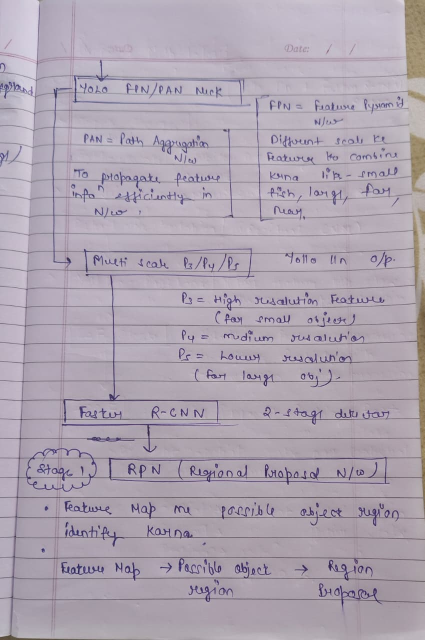
#> input picture Methodology/WhatsApp Image 2026-09-19 at 4.47.19 PM (1).jpeg, 849 x 1280 px (shown at 1/2 size)
$ python -i enhancement.py   (imports and definitions only)
#> lines starting #> are read from the running program, lines starting #| are printed output that depends on the picture
#> further down, picture is the input picture: shape (1280, 849, 3); mean B, G, R 176.7, 163.9, 173.7
"""Classical image enhancement: white balance, CLAHE, multi-scale Retinex (MSR).

All parameters come from config.yaml (model.enhancement.*). Functions operate
on BGR uint8 numpy images (OpenCV convention).
"""
from __future__ import annotations

import cv2
import numpy as np


# ---------------------------------------------------------------- white balance
def white_balance_gray_world(img_bgr: np.ndarray, strength: float = 1.0) -> np.ndarray:
    """Gray-world white balance: equalise channel means, blended by `strength`."""
#> called with strength = 1
    img = img_bgr.astype(np.float32)
    means = img.reshape(-1, 3).mean(axis=0)                      # (B,G,R)
#> means = [176.9, 163.8, 173.9]
    gray = means.mean()
#> gray = 171.5
    gains = gray / np.maximum(means, 1e-6)
#> gains = [0.97, 1.05, 0.986]
    gains = gains ** strength
    out = img * gains[None, None, :]
    return np.clip(out, 0, 255).astype(np.uint8)


def white_balance_percentile(img_bgr: np.ndarray, percentile: float = 2.0) -> np.ndarray:
    """Percentile-based white balance: stretch each channel by its dark percentile."""
    img = img_bgr.astype(np.float32)
    lo = np.percentile(img, percentile, axis=(0, 1))
    out = img - lo[None, None, :]
    out = np.clip(out / max(255.0 - lo.max(), 1e-6) * 255.0, 0, 255)
    return out.astype(np.uint8)


# ---------------------------------------------------------------------- CLAHE
def apply_clahe(img_bgr: np.ndarray, clip_limit: float = 2.0,
                tile_grid: int = 8) -> np.ndarray:
    """CLAHE on the L channel of LAB space (avoids per-channel colour drift)."""
#> called with clip_limit = 2, tile_grid = 8
    lab = cv2.cvtColor(img_bgr, cv2.COLOR_BGR2LAB)
#> lab: shape (1280, 849, 3); mean of channels 0, 1, 2 178.3, 127.9, 128.1
    clahe = cv2.createCLAHE(clipLimit=float(clip_limit), tileGridSize=(tile_grid, tile_grid))
    lab[..., 0] = clahe.apply(lab[..., 0])
#> lab: shape (1280, 849, 3); mean of channels 0, 1, 2 174.2, 127.9, 128.1
    return cv2.cvtColor(lab, cv2.COLOR_LAB2BGR)
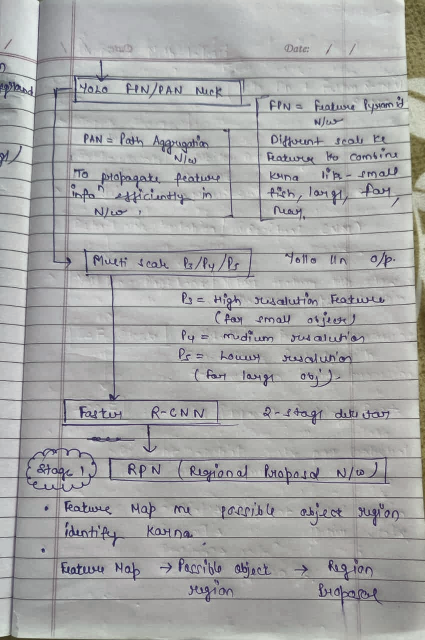
#> returned value: shape (1280, 849, 3) (shown at 1/2 size); mean B, G, R 167, 167.3, 166.9


# ------------------------------------------------------------- multi-scale Retinex
def _gaussian_blur(img: np.ndarray, sigma: float) -> np.ndarray:
    # large-sigma blur is computed at reduced resolution then upscaled (fast MSR)
    h, w = img.shape[:2]
    max_dim = 320
    if max(h, w) > max_dim and sigma > 10:
        f = max_dim / max(h, w)
        small = cv2.resize(img, (max(int(w * f), 8), max(int(h * f), 8)),
                           interpolation=cv2.INTER_AREA)
        s_small = sigma * f
        ksize = int(np.ceil(s_small * 3) * 2 + 1)
        blur = cv2.GaussianBlur(small, (ksize, ksize), s_small)
        return cv2.resize(blur, (w, h), interpolation=cv2.INTER_LINEAR)
    ksize = int(np.ceil(sigma * 3) * 2 + 1)
    return cv2.GaussianBlur(img, (ksize, ksize), sigma)


def multi_scale_retinex(img_bgr: np.ndarray, sigmas=(15, 80, 250),
                        eps: float = 1e-6) -> np.ndarray:
    """MSR on each colour channel: R_c = sum_k w_k * [log(I_c) - log(I_c * G_sigma_k)].

    Equal weights across scales by default.
    """
#> called with eps = 1e-06
    img = img_bgr.astype(np.float32) / 255.0
    log_img = np.log(np.maximum(img, eps))
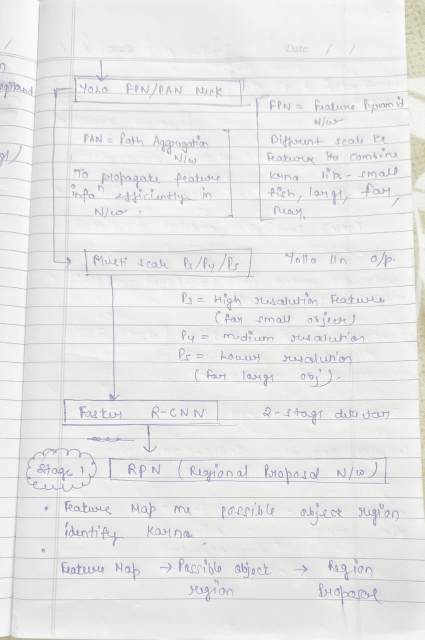
#> log_img: shape (1280, 849, 3) float32 (shown at 1/2 size); mean B, G, R -0.446, -0.45, -0.449; drawn with min black and max white
    accum = np.zeros_like(img)
    for sigma in sigmas:
        blur = _gaussian_blur(img, float(sigma))
        accum += log_img - np.log(np.maximum(blur, eps))
#> this loop made 3 passes
#> pass 1, in _gaussian_blur, `small = cv2.resize(img, (max(int(w * f), 8), max(int(h * f), 8)), inte..`:
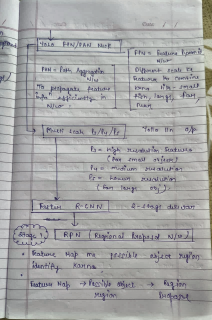
#> small: shape (320, 212, 3) float32; mean B, G, R 0.655, 0.656, 0.654
#> pass 1, in _gaussian_blur, `blur = cv2.GaussianBlur(small, (ksize, ksize), s_small)`:
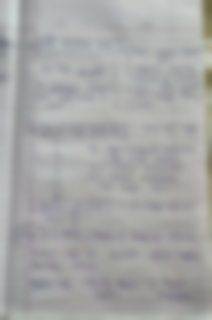
#> blur: shape (320, 212, 3) float32; mean B, G, R 0.655, 0.656, 0.655
#> after the loop:
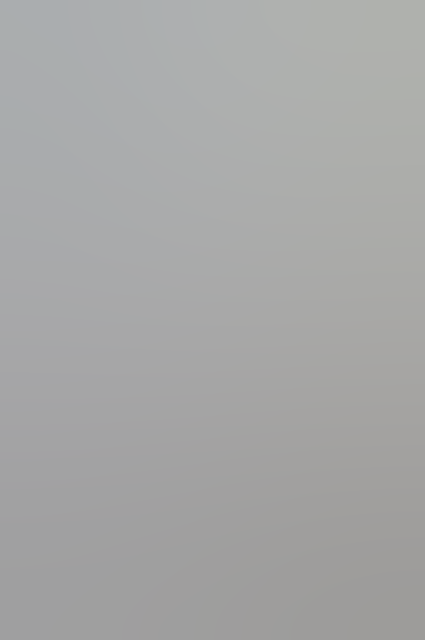
#> blur: shape (1280, 849, 3) float32 (shown at 1/2 size); mean B, G, R 0.655, 0.656, 0.654
    accum /= len(sigmas)
    # normalise contrast: scale by per-image std for stable dynamic range
    std = accum.std()
#> std = 0.235
    out = accum * (0.25 / max(std, 1e-6))
    out = (out + 0.5) * 255.0
    return np.clip(out, 0, 255).astype(np.uint8)
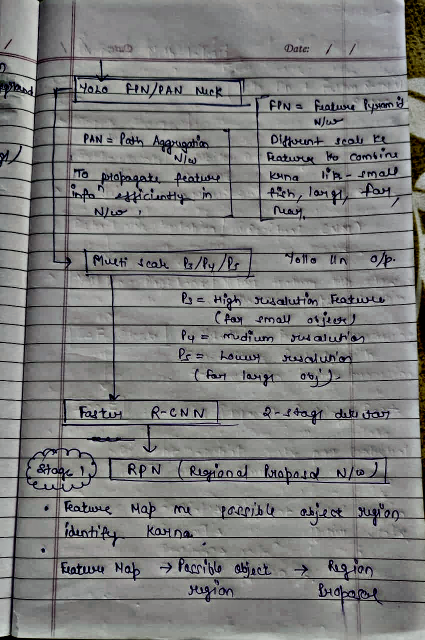
#> returned value: shape (1280, 849, 3) (shown at 1/2 size); mean of channels 0, 1, 2 125.2, 126.1, 125.8; drawn as B, G, R


# --------------------------------------------------------------------- pipeline
class ImageEnhancer:
    """Full enhancementchain: white balance -> CLAHE -> MSR.

    Returns intermediate stages so the UI can visualise every step.
    """

    def __init__(self, cfg: dict | None = None):
        cfg = cfg or {}
        self.white_balance_enabled = bool(cfg.get("white_balance", True))
        clahe_cfg = cfg.get("clahe", {}) or {}
        self.clahe_enabled = bool(clahe_cfg.get("enabled", True))
        self.clahe_clip = float(clahe_cfg.get("clip_limit", 2.0))
        self.clahe_grid = int(clahe_cfg.get("tile_grid", 8))
        rx_cfg = cfg.get("retinex", {}) or {}
        self.retinex_enabled = bool(rx_cfg.get("enabled", True))
        self.sigmas = list(rx_cfg.get("sigmas", [15, 80, 250]))

    def process(self, img_bgr: np.ndarray) -> dict:
        """Returns dict with keys: original, white_balance, clahe, msr, enhanced."""
        stages = {"original": img_bgr.copy()}
        img = img_bgr
        if self.white_balance_enabled:
            img = white_balance_gray_world(img)
            stages["white_balance"] = img.copy()
        if self.clahe_enabled:
            img = apply_clahe(img, self.clahe_clip, self.clahe_grid)
            stages["clahe"] = img.copy()
        if self.retinex_enabled:
            img = multi_scale_retinex(img, self.sigmas)
            stages["msr"] = img.copy()
        stages["enhanced"] = img.copy()
        # fill any missing intermediate stage with the previous image so the UI
        # can always render a full 5-panel comparison
        prev = stages["original"]
        for key in ("white_balance", "clahe", "msr"):
            stages.setdefault(key, prev.copy())
            prev = stages[key]
#> after the loop, stages = 5 items
        return stages

>>> import cv2
>>> picture = cv2.imread('../Methodology/WhatsApp Image 2026-09-19 at 4.47.19 PM (1).jpeg')
>>> result = ImageEnhancer().process(picture)
#> result = 5 items

$ run again, on Methodology/WhatsApp Image 2026-09-19 at 4.47.19 PM (2).jpeg
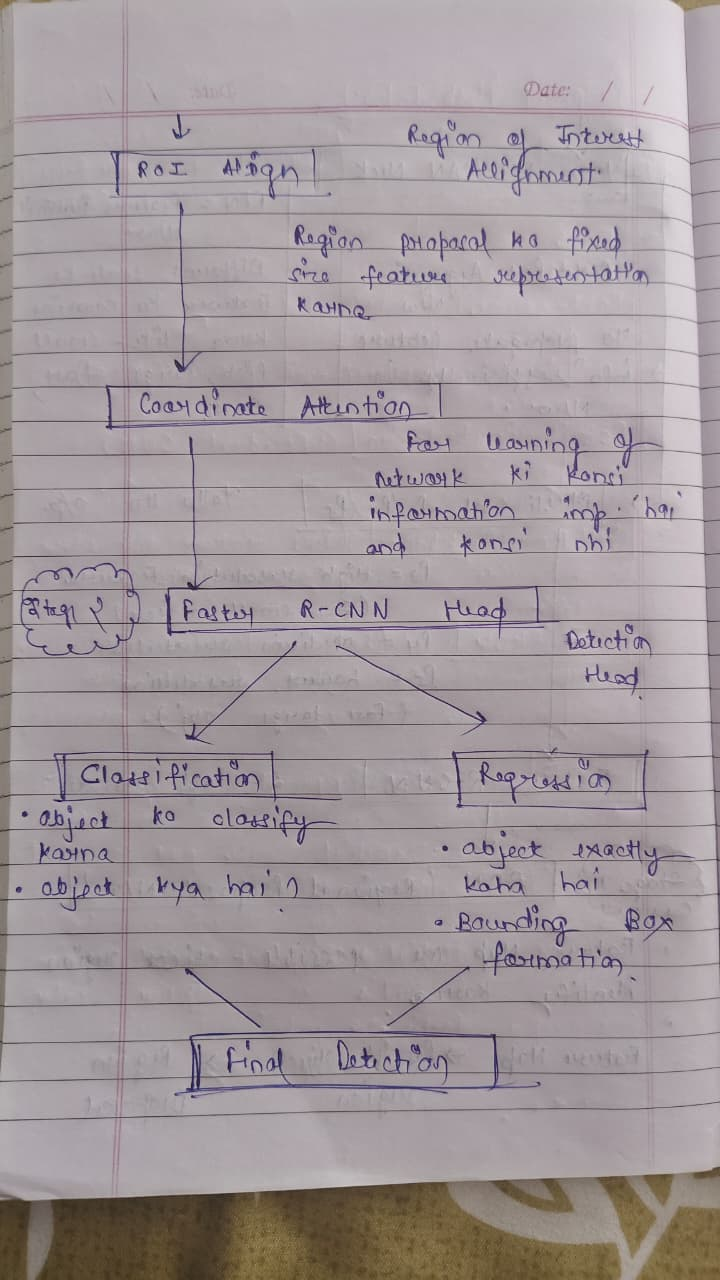
#> input picture Methodology/WhatsApp Image 2026-09-19 at 4.47.19 PM (2).jpeg, 720 x 1280 px
#> picture is the input picture: shape (1280, 720, 3); mean B, G, R 155.6, 152.3, 161.9
#> means = [155.6, 152.3, 161.9]
#> gray = 156.6
#> gains = [1.01, 1.03, 0.967]
#> after the loop in multi_scale_retinex, `for sigma in sigmas:`:
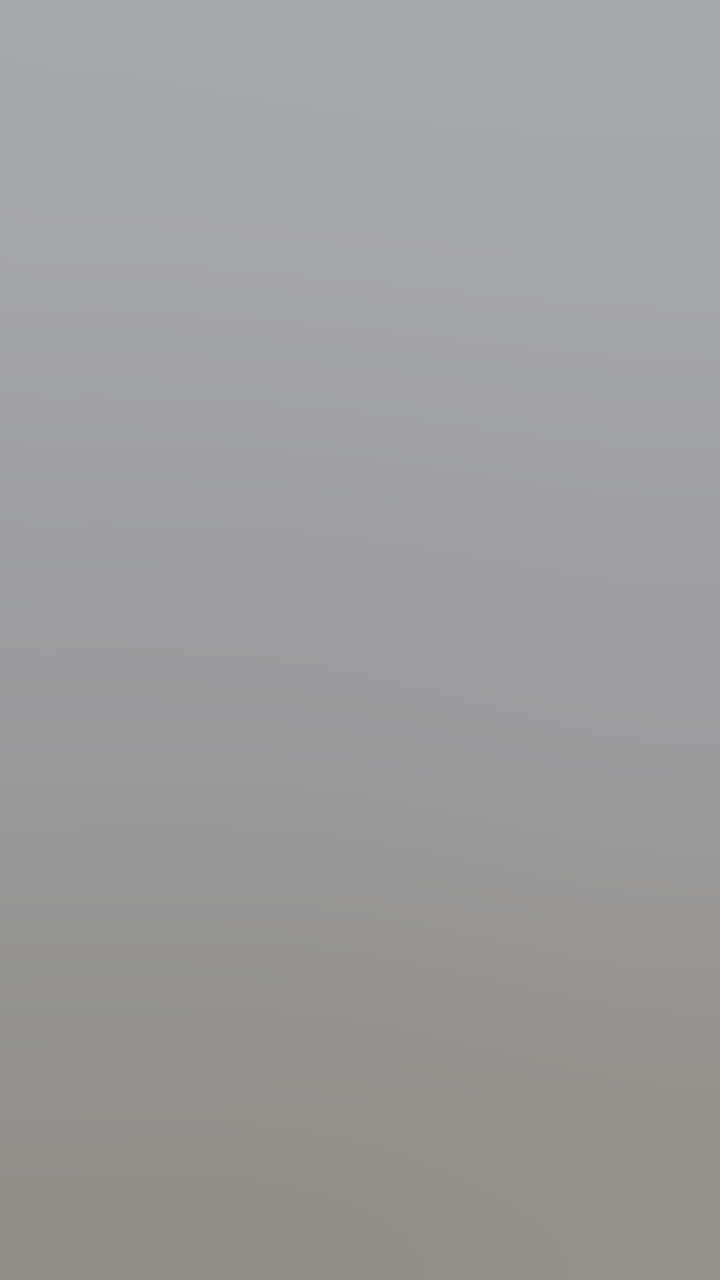
#> blur: shape (1280, 720, 3) float32; mean B, G, R 0.617, 0.614, 0.614
#> std = 0.319
#> in multi_scale_retinex, `return np.clip(out, 0, 255).astype(np.uint8)`:
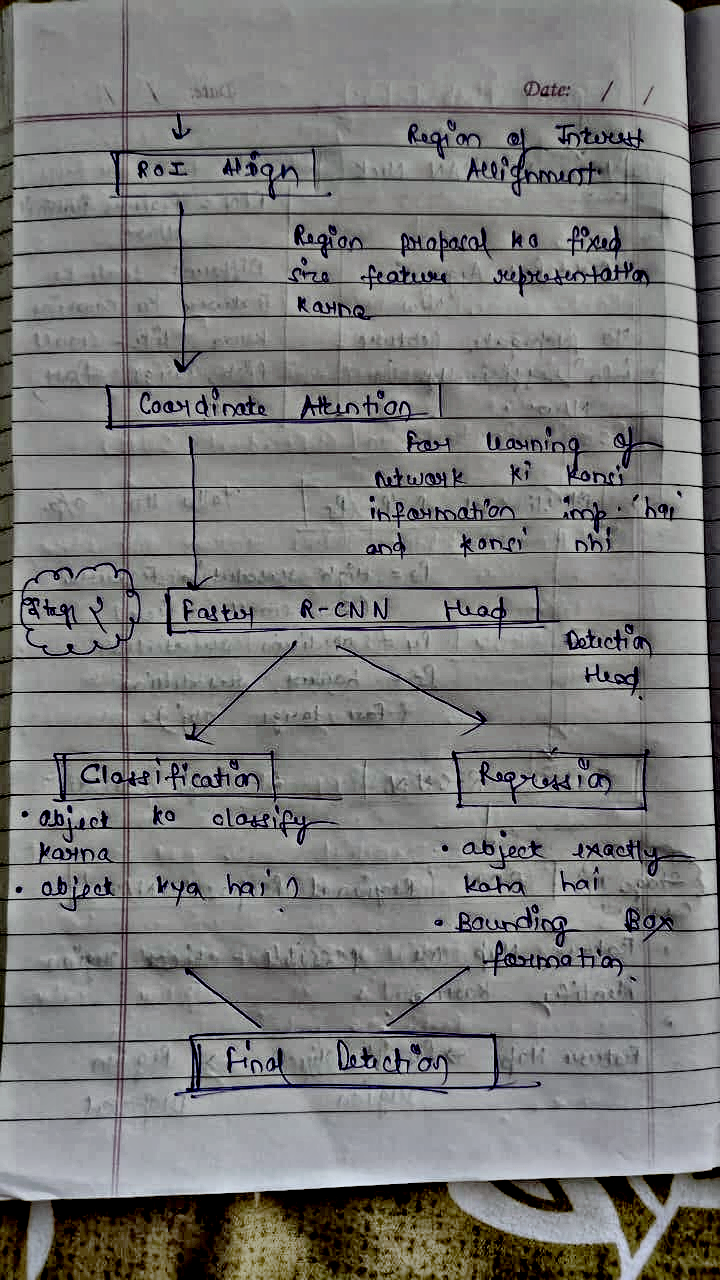
#> returned value: shape (1280, 720, 3); mean of channels 0, 1, 2 121.7, 122.7, 122.9; drawn as B, G, R
#> after the loop in process, `for key in ("white_balance", "clahe", "msr"):`: stages = 5 items

$ run again, on Methodology/WhatsApp Image 2026-09-19 at 4.47.19 PM.jpeg
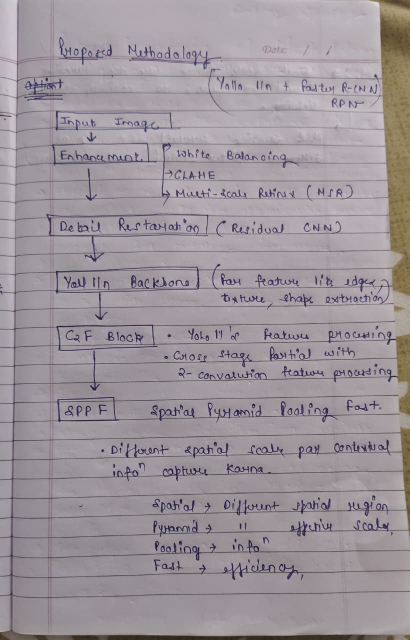
#> input picture Methodology/WhatsApp Image 2026-09-19 at 4.47.19 PM.jpeg, 819 x 1280 px (shown at 1/2 size)
#> picture is the input picture: shape (1280, 819, 3); mean B, G, R 155.1, 148.8, 157.2
#> means = [155.3, 148.8, 157.3]
#> gray = 153.8
#> gains = [0.99, 1.03, 0.978]
#> the loop in multi_scale_retinex, `for sigma in sigmas:` made 3 passes
#> pass 1, in _gaussian_blur, `blur = cv2.GaussianBlur(small, (ksize, ksize), s_small)`:
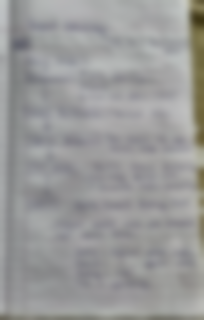
#> blur: shape (320, 204, 3) float32; mean B, G, R 0.603, 0.604, 0.603
#> std = 0.347
#> in multi_scale_retinex, `return np.clip(out, 0, 255).astype(np.uint8)`:
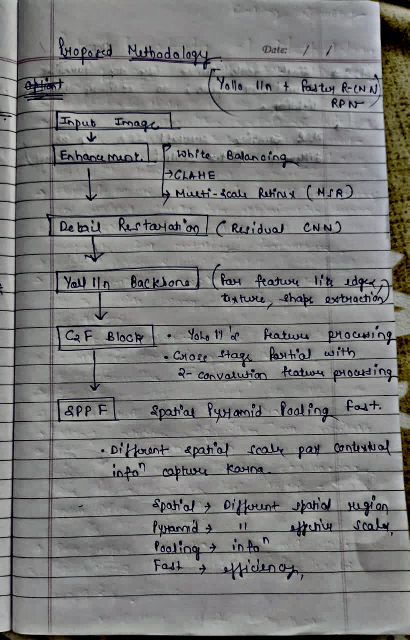
#> returned value: shape (1280, 819, 3) (shown at 1/2 size); mean of channels 0, 1, 2 123, 123.7, 123.7; drawn as B, G, R
#> after the loop in process, `for key in ("white_balance", "clahe", "msr"):`: stages = 5 items
